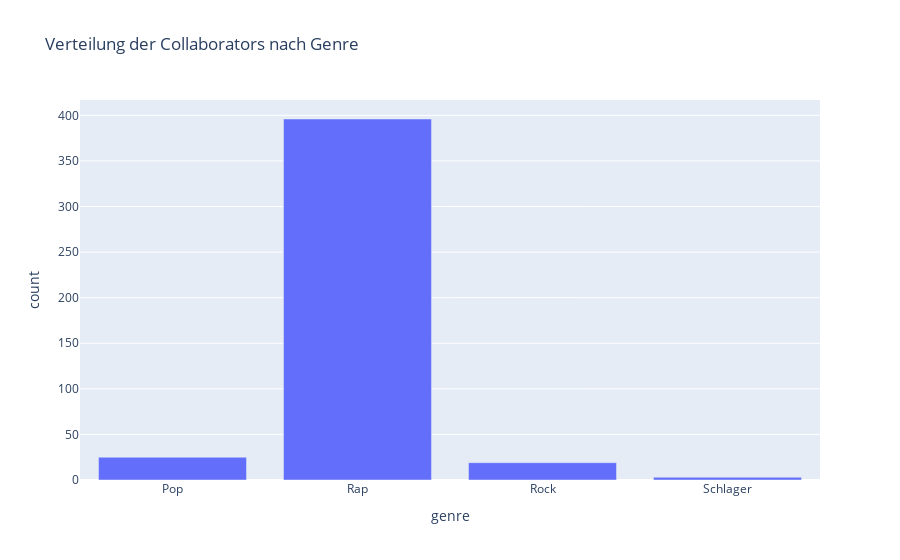

The notebook cell this image was saved under:
### Code cell
colabs_per_genre_fig = colabs_per_genre_df.plot(kind='bar', x='genre', y='count', title='Verteilung der Collaborators nach Genre')

colabs_per_genre_fig.show()

### Figure 1 — Plotly figure (JSON) as saved in the notebook; plotly's stock layout.template omitted (floating-point values rounded to 4 significant figures)
{"data": [{"alignmentgroup": "True", "hovertemplate": "genre=%{x}<br>count=%{y}<extra></extra>", "legendgroup": "", "marker": {"color": "#636efa", "pattern": {"shape": ""}}, "name": "", "offsetgroup": "", "orientation": "v", "showlegend": false, "textposition": "auto", "type": "bar", "x": ["Pop", "Rap", "Rock", "Schlager"], "xaxis": "x", "y": [25, 396, 19, 3], "yaxis": "y"}], "layout": {"barmode": "relative", "legend": {"tracegroupgap": 0}, "title": {"text": "Verteilung der Collaborators nach Genre"}, "xaxis": {"anchor": "y", "domain": [0, 1], "title": {"text": "genre"}}, "yaxis": {"anchor": "x", "domain": [0, 1], "title": {"text": "count"}}}}
